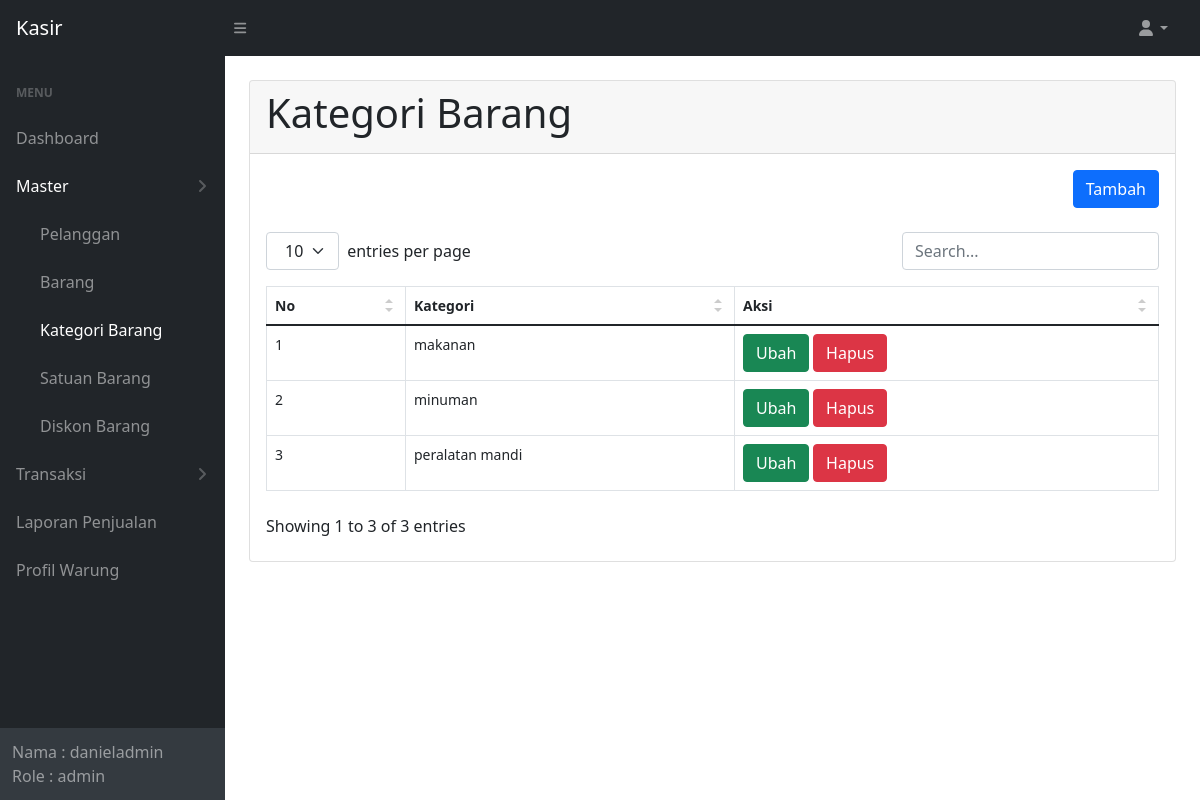
The app's page /kategori-barang/index.php (signed in) with its own data.
### tables this page shows
CREATE TABLE `kategori_barang` (
  `id_kategori` int(11) NOT NULL,
  `nama_kategori` varchar(25) NOT NULL
);

### function.php (called while the page is built, shortened)
<?php
require 'config.php';
function query($query)
{
  global $conn;
  $result = mysqli_query($conn, $query);
  $rows = [];
  while ($row = mysqli_fetch_assoc($result)) {
    $rows[] = $row;
  }
  return $rows;
}

### kategori-barang/index.php (the view, shortened to what this page needs)
<?php
require '../function.php';
$categories = query("SELECT * FROM  kategori_barang order by id_kategori ASC");
?>
<!DOCTYPE html>
<html lang="en">
<head>
  <link rel="stylesheet" type="text/css" href="<?php echo BASEURL; ?>/assets/css/datatables.css">
  <link rel="stylesheet" type="text/css" href="<?php echo BASEURL; ?>/assets/css/styles.css">
</head>
<body class="sb-nav-fixed">
  <?php include '../partials/top_nav.php'; ?>
  <div id="layoutSidenav">
    <div id="layoutSidenav_nav">
      <?php include '../partials/sidebar.php'; ?>
    </div>
    <div id="layoutSidenav_content">
      <div class="container-fluid px-4">
        <div class="card mb-4 mt-4">
          <div class="card-header">
            <h1>Kategori Barang</h1>
          </div>
          <div class="card-body">
            <table id="datatablesSimple">
              <div class="clearfix">
                <a class="btn btn-primary mb-4 float-end" href="<?php echo BASEURL; ?>/kategori-barang/tambah" role="button">Tambah</a>
              </div>
              <thead>
                <tr>
                  <th>No</th>
                  <th>Kategori</th>
                  <th>Aksi</th>
                </tr>
              </thead>
              <tbody>
                <?php $i = 1; ?>
                <?php foreach ($categories as $c) { ?>
                  <tr>
                    <td>
                      <?php echo $i; ?>
                    </td>
                    <td>
                      <?php echo htmlentities($c['nama_kategori']); ?>
                    </td>
                    <td>
                      <a class="btn btn-success" href="<?php echo BASEURL; ?>/kategori-barang/ubah?id=<?php echo $c['id_kategori'] ?>">Ubah</a>
                      <a class="btn btn-danger" href="<?php echo BASEURL; ?>/kategori-barang/hapus?id=<?php echo $c['id_kategori'] ?>" onclick="return confirm('Apakah anda yakin menghapus data ini ?')">Hapus</a>
                    </td>
                  </tr>
                  <?php $i++; ?>
                <?php } ?>
              </tbody>
            </table>
          </div>
        </div>
      </div>
    </div>
</body>
</html>

### assets/css/datatables.css (style rules this page uses)
.dataTable-table { max-width:100%;width:100%;border-spacing:0;border-collapse:separate }
.dataTable-table>tbody>tr>td,.dataTable-table>tbody>tr>th,.dataTable-table>tfoot>tr>td,.dataTable-table>tfoot>tr>th,.dataTable-table>thead>tr>td,.dataTable-table>thead>tr>th { vertical-align:top;padding:8px 10px }
.dataTable-table>thead>tr>th { vertical-align:bottom;text-align:left;border-bottom:1px solid #d9d9d9 }
.dataTable-table th { vertical-align:bottom;text-align:left }

### records on screen
kategori_barang: nama_kategori "makanan"
kategori_barang: nama_kategori "minuman"
kategori_barang: nama_kategori "peralatan mandi"

### other values on screen
$username "danieladmin"
$role "admin"
